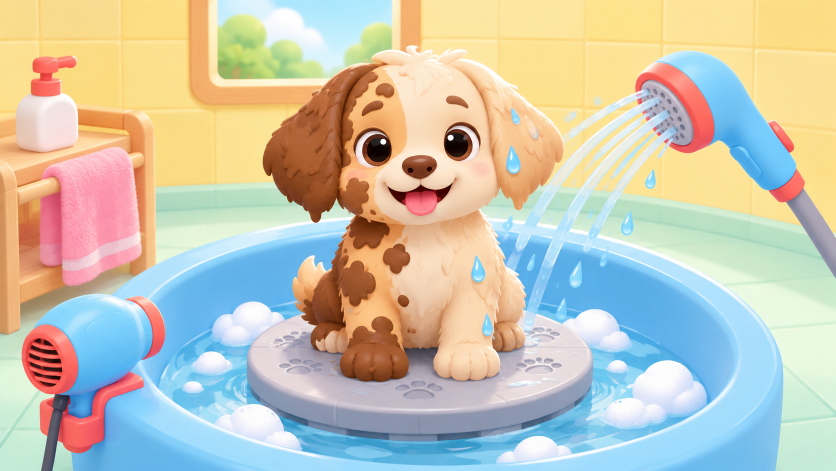
#> input picture art/incoming/01_bath_scene_redraw.png, 1672 x 941 px, given in place of dog_dog_hero.png, which was not available (shown at 1/2 size)
$ python compose_previews.py
#> lines starting #> are read from the running program, lines starting #| are printed output that depends on the picture; pictures that were not available may be replaced by others from this repository, and a replacement may not be noted
"""Create the requested one PNG per slot from exact GLB renders; no font assets."""
from pathlib import Path
from PIL import Image
ROOT=Path(__file__).resolve().parents[2]
TMP=ROOT/'art/render_work'
BG=(237,239,238)
def save_png(image,path):
    # Publish only a fully written PNG so concurrent previews never read a partial file.
    temp=path.with_suffix('.png.tmp');image.save(temp,format='PNG')
    with Image.open(temp) as check:check.load()
    temp.replace(path)

def get(name):return Image.open(TMP/name).convert('RGB')
#> called with name = 'dog_dog_hero.png'
#> returned value is the input picture: PIL image 1672x941 RGB; mean R, G, B 199.3, 196.8, 179.2
def paste(canvas,im,box):
#> called with box = (12, 12, 900, 900)
    x,y,w,h=box;im=im.copy();im.thumbnail((w,h),Image.Resampling.LANCZOS);canvas.paste(im,(x+(w-im.width)//2,y+(h-im.height)//2))
#> after `x, y, w, h = box`: x = 12; y = 12; w = 900; h = 900
#> after `im.thumbnail((w, h), Image.Resampling.LANCZOS)`:
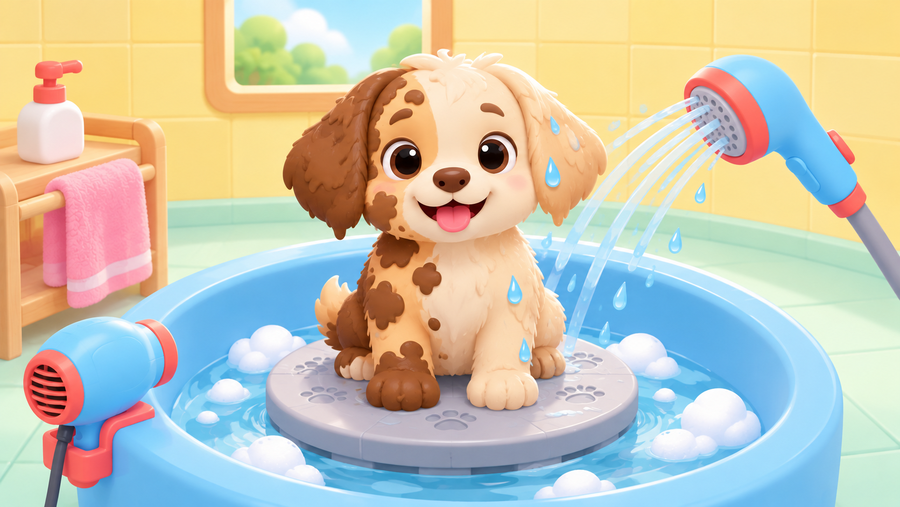
#> im: PIL image 900x507 RGB; mean R, G, B 199.3, 196.8, 179.2
#> after `canvas.paste(im, (x + (w - im.width) // 2, y + (h - im.height) // 2))`:
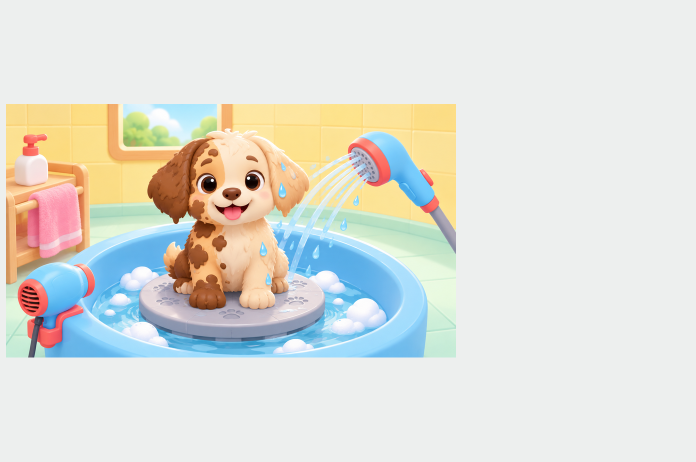
#> canvas: PIL image 1392x924 RGB (shown at 1/2 size); mean R, G, B 223.6, 224, 217.1
# One clean, unlabelled three-view PNG for the dog.
im=Image.new('RGB',(1392,924),BG)
paste(im,get('dog_dog_hero.png'),(12,12,900,900))
paste(im,get('dog_dog_front.png'),(924,12,456,444))
#> call 2 of get, with name = 'dog_dog_front.png'
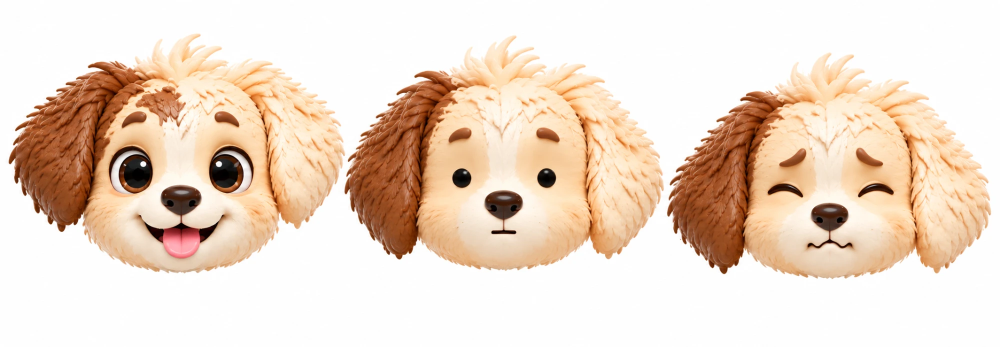
#> input picture art/incoming/dog_faces.webp, 2000 x 694 px, given in place of dog_dog_front.png, which was not available (shown at 1/2 size)
#> in get, returned value is the input picture: PIL image 2000x694 RGB; mean R, G, B 236.6, 217.6, 201.5
#> call 2 of paste, with box = (924, 12, 456, 444)
#> in paste (call 2), `x, y, w, h = box`: x = 924; w = 456; h = 444
#> in paste (call 2), `im.thumbnail((w, h), Image.Resampling.LANCZOS)`:
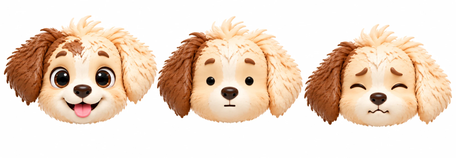
#> im: PIL image 456x158 RGB; mean R, G, B 236.6, 217.6, 201.6
#> in paste (call 2), `canvas.paste(im, (x + (w - im.width) // 2, y + (h - im.height) // 2))`:
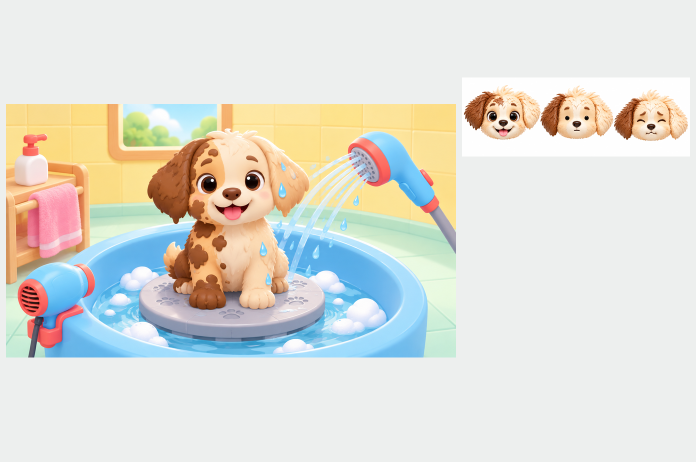
#> canvas: PIL image 1392x924 RGB (shown at 1/2 size); mean R, G, B 223.6, 222.8, 215.1
paste(im,get('dog_dog_back.png'),(924,468,456,444))
#> call 3 of paste, with box = (924, 468, 456, 444)
#> in paste (call 3), `x, y, w, h = box`: y = 468
#> in paste (call 3), `canvas.paste(im, (x + (w - im.width) // 2, y + (h - im.height) // 2))`:
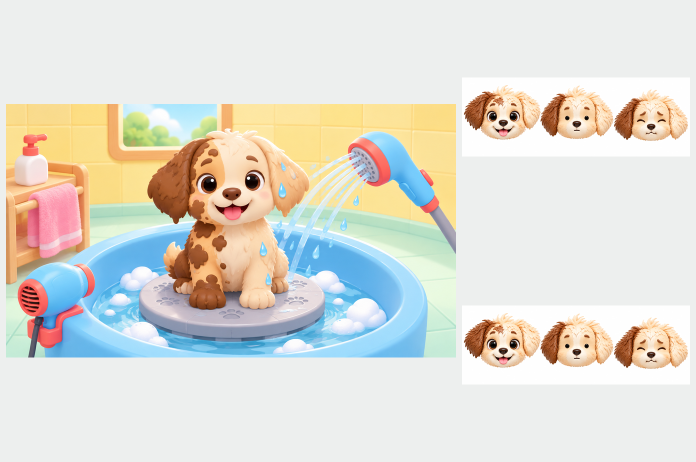
#> canvas: PIL image 1392x924 RGB (shown at 1/2 size); mean R, G, B 223.6, 221.6, 213.1
save_png(im,ROOT/'art/incoming/dog/dog_preview.png')
for slot in ['owner','tub','turntable','chair']:
    save_png(get(f'{slot}_{slot}_hero.png'),ROOT/f'art/incoming/{slot}/{slot}_preview.png')
#> (the run stopped early here; a loop or call above may not have finished)
